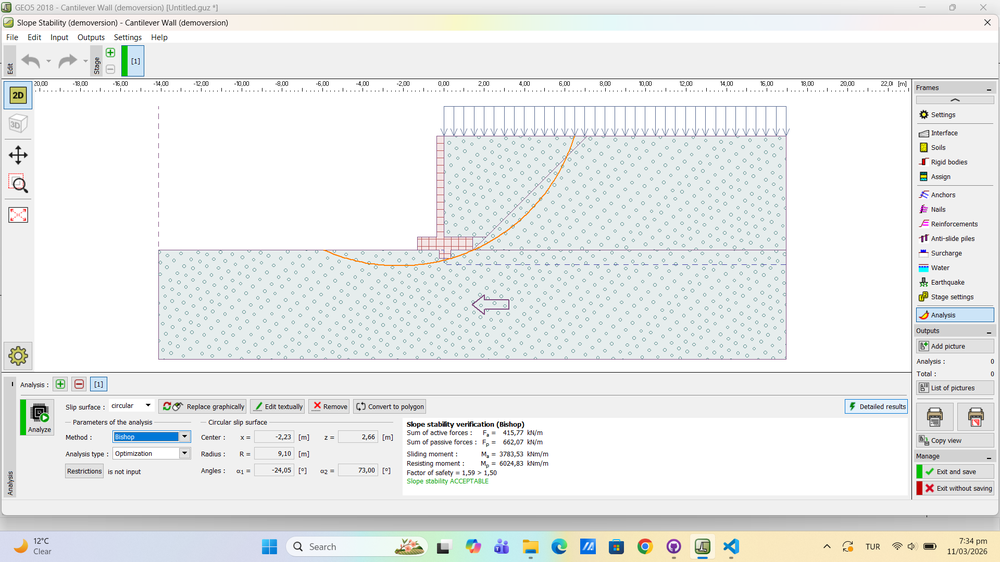
#> input picture data_generation/screenshots/1_stability_415.77_662.07_3783.53_6024.83_-2.23_2.66_9.10.png, 1000 x 562 px, shrunk from 1920 x 1080 before the run; its folder holds only this picture in this run
$ python annotate_screenshots.py
#> lines starting #> are read from the running program, lines starting #| are printed output that depends on the picture; after the words box and inside, x2 and y2 are one past the last pixel; in counts of white or black regions, pixels touching at a corner belong together
# annotate_screenshots.py
#
# GEO5 2018 - Cantilever Wall | Screenshot Annotation Script
# ----------------------------------------------------------
# Reads output.txt (comma-separated, no header) and matches each row
# to its screenshot by the counter value in column 0.
# Overlays a metadata box in the top-left corner of each image.
#
# Column order in output.txt:
#   [0]  H          — wall height (m)
#   [1]  x1         — foundation total width (m)
#   [2]  x2         — front overhang / toe projection (m)
#   [3]  x3         — stem bottom width (m)
#   [4]  x4         — stem top width (m)
#   [5]  x5         — foundation thickness (m)
#   [6]  x6         — key thickness (m)
#   [7]  x7         — key width (m)
#   [8]  x8         — key offset from heel (m)
#   [9]  q          — surcharge (kN/m²)
#   [10] sds        — seismic coefficient SDS
#   [11] soil_class — soil class index
#   [12] hw         — groundwater depth (m)
#   [13] Fa         — active force (kN/m)
#   [14] Fp         — passive force (kN/m)
#   [15] Ma         — overturning moment (kNm/m)
#   [16] Mp         — stabilizing moment (kNm/m)
#   [17] x          — resultant position x (m)
#   [18] z          — resultant position z (m)
#   [19] R          — resultant force R (kN/m)
#   Fss = Mp / Ma  (computed)
#
# Usage:
#   python annotate_screenshots.py
#
# Output: annotated images saved to screenshots/annotated/

import os
import glob
import cv2
import numpy as np

# =============================================================================
# Configuration
# =============================================================================

DATA_FILE      = "output.txt"
SCREENSHOT_DIR = "screenshots"
OUTPUT_DIR     = os.path.join(SCREENSHOT_DIR, "annotated")

# Column indices in output.txt
COL_H          = 0
COL_X1         = 1
COL_X2         = 2
COL_X3         = 3
COL_X4         = 4
COL_X5         = 5
COL_X6         = 6
COL_X7         = 7
COL_X8         = 8
COL_Q          = 9
COL_SDS        = 10
COL_SOIL       = 11
COL_HW         = 12
COL_FA         = 13
COL_FP         = 14
COL_MA         = 15
COL_MP         = 16
COL_X          = 17
COL_Z          = 18
COL_R          = 19

# Box appearance
BOX_ALPHA   = 0.82
BOX_COLOR   = (255, 255, 255)
BOX_BORDER  = (60, 60, 60)
TEXT_COLOR  = (20, 20, 20)
TITLE_COLOR = (0, 80, 160)
VAL_COLOR   = (0, 0, 0)
FSS_COLOR   = (0, 140, 0)    # green for safety factor
FSS_WARN    = (0, 0, 200)    # red for Fss < 1.5
FONT        = cv2.FONT_HERSHEY_SIMPLEX
FONT_TITLE  = 0.52
FONT_TEXT   = 0.44
THICKNESS   = 1
LINE_H      = 22
PADDING     = 10
MARGIN      = 14


# =============================================================================
# Data reader
# =============================================================================

def read_data(filepath: str) -> list[list[str]]:
    """Read comma-separated output.txt, return list of value lists."""
#> called with filepath = 'output.txt'
    rows = []
    with open(filepath, encoding="utf-8") as f:
#> (reads data_generation/output.txt from the repository)
        for line in f:
            line = line.strip()
            if not line:
                continue
            rows.append([v.strip() for v in line.split(",")])
    return rows


def parse_float(val: str) -> float | None:
    try:
        return float(val)
    except (ValueError, TypeError):
        return None


# =============================================================================
# Screenshot finder
# =============================================================================

def find_screenshot(counter: int) -> str | None:
#> in run, img is the input picture: shape (562, 1000, 3); mean B, G, R 234.8, 235.6, 233.5
    pattern = os.path.join(SCREENSHOT_DIR, f"{counter}_stability_*.png")
    matches = glob.glob(pattern)
    return matches[0] if matches else None


# =============================================================================
# Annotation
# =============================================================================

def build_lines(cols: list[str]) -> list[tuple[str, str, tuple]]:
    """Return list of (label, value_string, text_color) tuples."""

    def fmt(idx, decimals=3, unit=""):
        v = parse_float(cols[idx]) if idx < len(cols) else None
        s = f"{v:.{decimals}f}" if v is not None else "—"
        return f"{s}  {unit}".rstrip() if unit else s

    def _fmt_hw(cols):
        """Compute actual groundwater depth from hw index and geometry."""
        H_v  = parse_float(cols[COL_H])  if COL_H  < len(cols) else None
        x1_v = parse_float(cols[COL_X1]) if COL_X1 < len(cols) else None
        hw_v = parse_float(cols[COL_HW]) if COL_HW < len(cols) else None
        if H_v is None or x1_v is None or hw_v is None:
            return "—"
        options = [0, H_v / 2, H_v, x1_v / 2 + H_v, H_v + x1_v]
        idx = int(hw_v)
        if 0 <= idx < len(options):
            return f"{options[idx]:.3f}  m"
        return "—"

    # Compute Fss
    ma = parse_float(cols[COL_MA]) if COL_MA < len(cols) else None
    mp = parse_float(cols[COL_MP]) if COL_MP < len(cols) else None
    if ma and mp and ma != 0:
        fss = mp / ma
        fss_str = f"{fss:.4f}"
        fss_col = FSS_WARN if fss < 1.5 else FSS_COLOR
    else:
        fss_str = "—"
        fss_col = TEXT_COLOR

    lines = [
        # Geometry
        ("Wall height H",              fmt(COL_H,   3, "m"),    TEXT_COLOR),
        ("Foundation width x1",        fmt(COL_X1,  3, "m"),    TEXT_COLOR),
        ("Front overhang x2",          fmt(COL_X2,  3, "m"),    TEXT_COLOR),
        ("Stem bottom width x3",       fmt(COL_X3,  3, "m"),    TEXT_COLOR),
        ("Stem top width x4",          fmt(COL_X4,  3, "m"),    TEXT_COLOR),
        ("Foundation thickness x5",    fmt(COL_X5,  3, "m"),    TEXT_COLOR),
        ("Key thickness x6",           fmt(COL_X6,  3, "m"),    TEXT_COLOR),
        ("Key width x7",               fmt(COL_X7,  3, "m"),    TEXT_COLOR),
        ("Key offset x8",              fmt(COL_X8,  3, "m"),    TEXT_COLOR),
        # Loads
        ("Surcharge q",                fmt(COL_Q,   1, "kN/m2"),TEXT_COLOR),
        ("Seismic SDS",                fmt(COL_SDS, 2),         TEXT_COLOR),
        ("Soil class",                 cols[COL_SOIL] if COL_SOIL < len(cols) else "—",
                                                                TEXT_COLOR),
        ("Groundwater idx",            fmt(COL_HW,  0),         TEXT_COLOR),
        ("Groundwater depth",          _fmt_hw(cols),           TEXT_COLOR),
        # Forces & moments
        ("Active force Fa",            fmt(COL_FA,  2, "kN/m"), TEXT_COLOR),
        ("Passive force Fp",           fmt(COL_FP,  2, "kN/m"), TEXT_COLOR),
        ("Overturning Ma",             fmt(COL_MA,  2, "kNm/m"),TEXT_COLOR),
        ("Stabilizing Mp",             fmt(COL_MP,  2, "kNm/m"),TEXT_COLOR),
        ("Resultant x",                fmt(COL_X,   3, "m"),    TEXT_COLOR),
        ("Resultant z",                fmt(COL_Z,   3, "m"),    TEXT_COLOR),
        ("Resultant R",                fmt(COL_R,   2, "kN/m"), TEXT_COLOR),
        # Safety factor
        ("Safety factor Fss",          fss_str,                 fss_col),
    ]
    return lines


def annotate(img: np.ndarray, cols: list[str], counter: int) -> np.ndarray:
    img   = img.copy()
    title = f"Scenario  #{counter}"
    lines = build_lines(cols)

    # Measure
    (tw, th), _ = cv2.getTextSize(title, FONT, FONT_TITLE, THICKNESS + 1)
    label_w = max(
        cv2.getTextSize(f"{lbl}:", FONT, FONT_TEXT, THICKNESS)[0][0]
        for lbl, _, _ in lines
    ) + 10
    val_w = max(
        cv2.getTextSize(v, FONT, FONT_TEXT, THICKNESS)[0][0]
        for _, v, _ in lines
    ) + 8

    box_w = max(tw, label_w + val_w) + PADDING * 2
    box_h = PADDING * 2 + LINE_H + 6 + len(lines) * LINE_H

    x0, y0 = MARGIN, MARGIN
    x1, y1 = x0 + box_w, y0 + box_h

    # Semi-transparent background
    overlay = img.copy()
    cv2.rectangle(overlay, (x0, y0), (x1, y1), BOX_COLOR, -1)
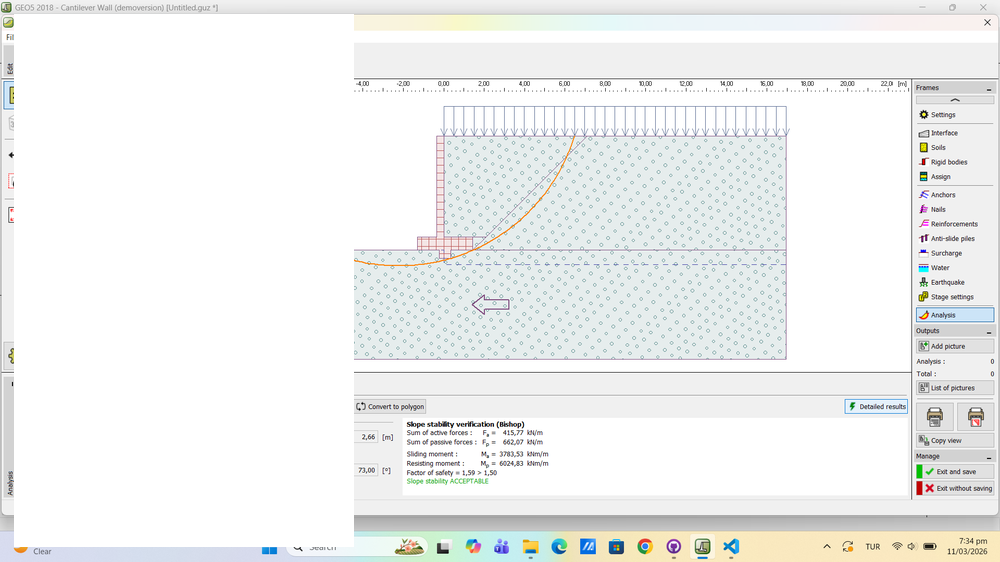
#> overlay: shape (562, 1000, 3); 19.27% of pixels changed, all inside (x1, y1, x2, y2) = (14, 14, 354, 547)
    cv2.addWeighted(overlay, BOX_ALPHA, img, 1 - BOX_ALPHA, 0, img)
    cv2.rectangle(img, (x0, y0), (x1, y1), BOX_BORDER, 1)

    # Title
    ty = y0 + PADDING + th
    cv2.putText(img, title, (x0 + PADDING, ty),
                FONT, FONT_TITLE, TITLE_COLOR, THICKNESS + 1, cv2.LINE_AA)

    # Separator
    sep_y = ty + 6
    cv2.line(img, (x0 + PADDING, sep_y), (x1 - PADDING, sep_y), BOX_BORDER, 1)
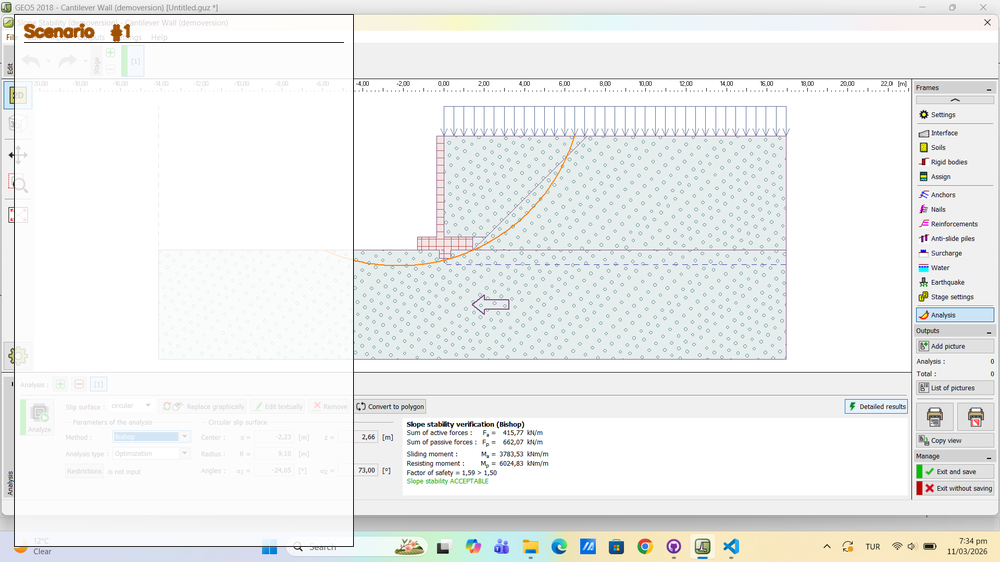
#> img: shape (562, 1000, 3); mean B, G, R 238.2, 239.2, 237.8

    # Parameter lines
    for i, (label, val, col) in enumerate(lines):
        ly = sep_y + 5 + (i + 1) * LINE_H
        cv2.putText(img, f"{label}:", (x0 + PADDING, ly),
                    FONT, FONT_TEXT, (80, 80, 80), THICKNESS, cv2.LINE_AA)
        cv2.putText(img, val, (x0 + PADDING + label_w, ly),
                    FONT, FONT_TEXT, col, THICKNESS, cv2.LINE_AA)
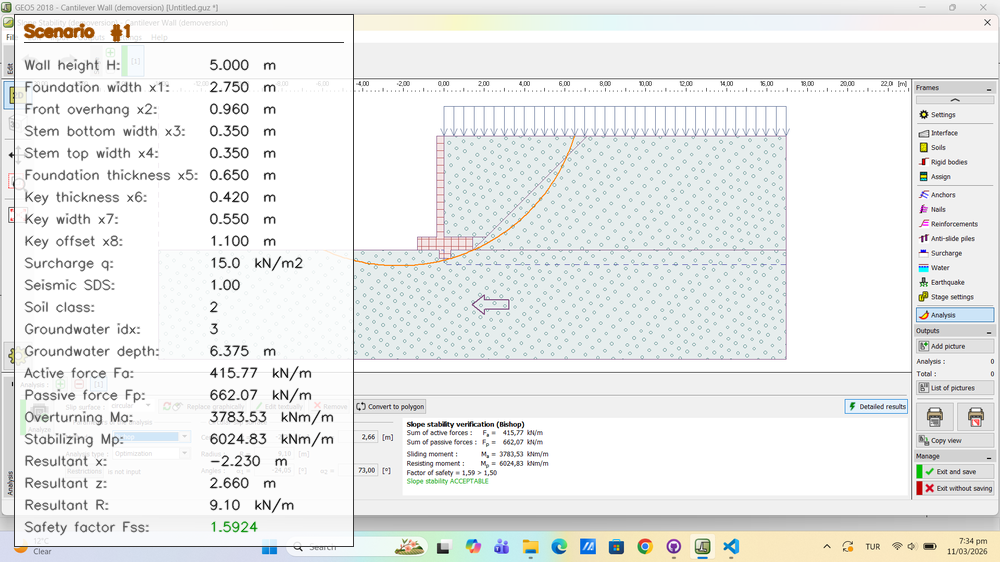
#> img: shape (562, 1000, 3); 4.49% of pixels changed, all inside (x1, y1, x2, y2) = (23, 59, 334, 536)

    return img


# =============================================================================
# Main
# =============================================================================

def run() -> None:
    print("=" * 55)
    print("Screenshot Annotation")
    print("=" * 55)

    if not os.path.isfile(DATA_FILE):
        raise FileNotFoundError(f"Data file not found: '{DATA_FILE}'")

    os.makedirs(OUTPUT_DIR, exist_ok=True)

    rows = read_data(DATA_FILE)
    print(f"[OK] {len(rows)} rows loaded from '{DATA_FILE}'")

    annotated = 0
    skipped   = 0

    for row_idx, cols in enumerate(rows, start=1):
        if not cols:
            continue
        counter = row_idx

        png = find_screenshot(counter)
        if png is None:
            print(f"  [SKIP] No screenshot for scenario #{counter}")
            skipped += 1
            continue

        img = cv2.imread(png)
        if img is None:
            print(f"  [SKIP] Cannot read: {png}")
            skipped += 1
            continue

        out  = annotate(img, cols, counter)
        dest = os.path.join(OUTPUT_DIR, os.path.basename(png))
        cv2.imwrite(dest, out)
        print(f"  [OK] #{counter:4d}  {os.path.basename(png)}")
        annotated += 1

    print("=" * 55)
    print(f"Done.  Annotated: {annotated}   Skipped: {skipped}")
    print(f"Output: {OUTPUT_DIR}")
    print("=" * 55)


if __name__ == "__main__":
    run()
